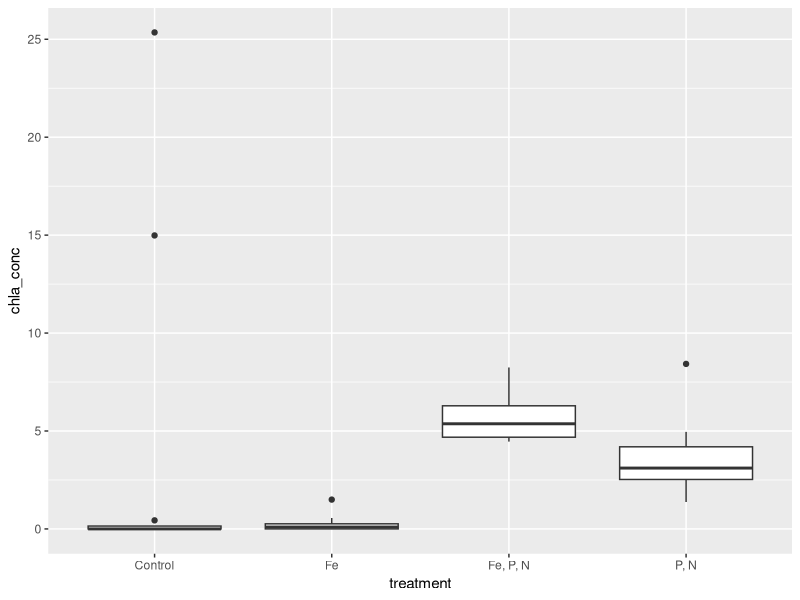
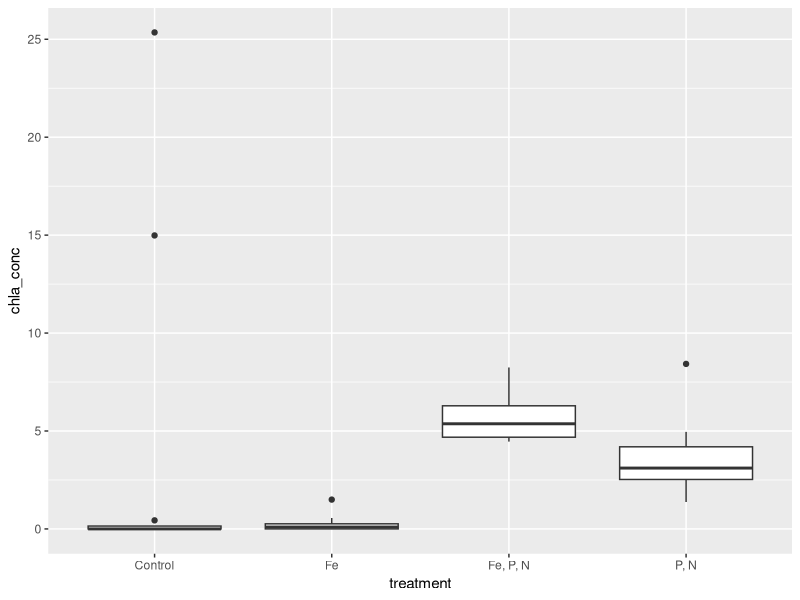
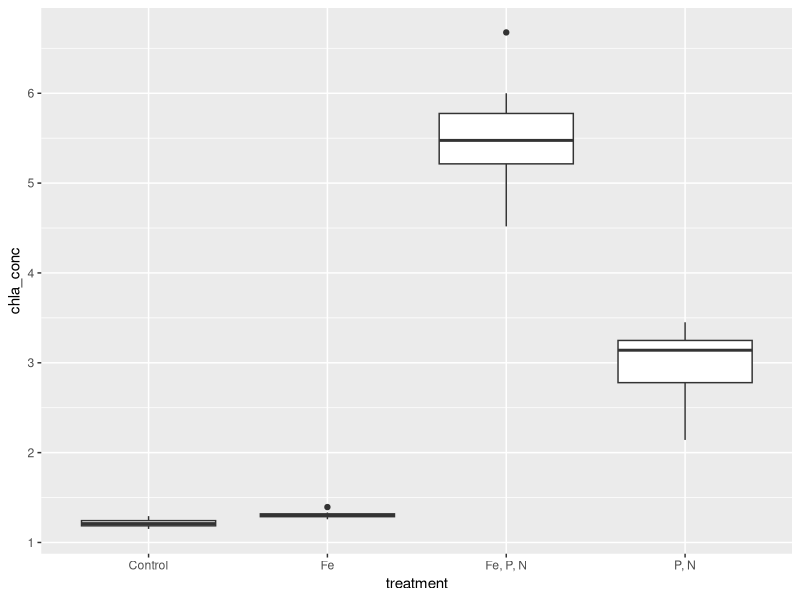
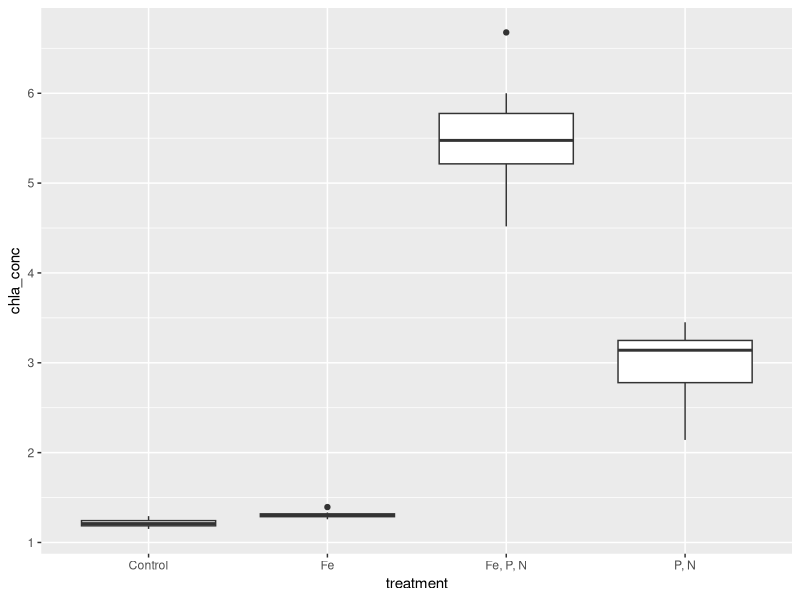

Recreate these plots in R, in order.
## ---- chunk 1

# Global variables ---------------------------
library(tidyverse)
n_group = 4
n_name = c("Control","Fe","Fe, P, N", "P, N")
n_size = c(12,12,12,12)
n_mean = c(1.2,1.3,5.7,3.0)
n_sd = c(0.05,0.05,0.75,0.3)

shape1 = n_mean[1]^2*n_sd[1]
shape2 = n_mean[2]^2*n_sd[2]
shape3 = n_mean[3]^2*n_sd[3]
shape4 = n_mean[4]^2*n_sd[4]

scale1 = n_mean[1]/shape1
scale2 = n_mean[2]/shape2
scale3 = n_mean[3]/shape3
scale4 = n_mean[4]/shape4

n_shape = c(shape1,shape2,shape3,shape4)
n_scale = c(scale1,scale2,scale3,scale4)


# ----------------------------------------
# FUNCTION sim_data
# description: description
# inputs: sample size, means, sdeviations
# outputs: data frame
##########################################
sim_data = function(size=n_size,shape=n_shape,scale=n_scale) {
  ID = 1:sum(n_size)
  
  chla_conc = c(rgamma(n=size[1],shape=shape[1],scale=scale[1]),
                rgamma(n=size[2],shape=shape[2],scale=scale[2]),
                rgamma(n=size[3],shape=shape[3],scale=scale[3]),
                rgamma(n=size[4],shape=shape[4],scale=scale[4]))
  
  treatment = rep(n_name,n_size)
  
  d_frame = data.frame(ID,treatment,chla_conc)
  
  return(d_frame)
}

# ----------------------------------------

my_df = sim_data()
print(my_df)

# ----------------------------------------
# FUNCTION anova_calc
# description: description
# inputs: input_description
# outputs: output_description
##########################################
anova_calc = function(df=my_df) {
  
  anova_model = aov(df$chla_conc~df$treatment,data=df)
  z = summary(anova_model)
  flat_out = unlist(z)
  anova_stats = list(f_ratio = unlist(z)[7],
                     f_pval = unlist(z)[9])
  
  return(anova_stats)
}

# ----------------------------------------

my_anova = anova_calc()
print(my_anova)

# ----------------------------------------
# FUNCTION anova_plot
# description: description
# inputs: input_description
# outputs: output_description
##########################################
anova_plot = function(df=my_df) {
  
  plot = ggplot2::ggplot(df) +
    aes(x=treatment,y=chla_conc) +
    geom_boxplot()
  
  suppressMessages(print(plot))
  
  return(plot)
  
}
# ----------------------------------------

my_plot = anova_plot()
print(my_plot)

## ---- chunk 2
# ----------------------------------------
# FUNCTION sim_data
# description: description
# inputs: sample size, means, sdeviations
# outputs: data frame
##########################################
sim_data = function(size=n_size,mean=n_mean,sd=n_sd) {
  ID = 1:sum(n_size)
  
  chla_conc = c(rnorm(n=size[1],mean=mean[1],sd=sd[1]),
                rnorm(n=size[2],mean=mean[2],sd=sd[2]),
                rnorm(n=size[3],mean=mean[3],sd=sd[3]),
                rnorm(n=size[4],mean=mean[4],sd=sd[4]))
  
  treatment = rep(n_name,n_size)
  
  d_frame = data.frame(ID,treatment,chla_conc)
  
  return(d_frame)
}

# ----------------------------------------

my_df = sim_data()
print(my_df)

# ----------------------------------------
# FUNCTION anova_calc
# description: description
# inputs: input_description
# outputs: output_description
##########################################
anova_calc = function(df=my_df) {
  
  anova_model = aov(df$chla_conc~df$treatment,data=df)
  z = summary(anova_model)
  flat_out = unlist(z)
  anova_stats = list(f_ratio = unlist(z)[7],
                     f_pval = unlist(z)[9])
  
  return(anova_stats)
}

# ----------------------------------------

my_anova = anova_calc()
print(my_anova)

# ----------------------------------------
# FUNCTION anova_plot
# description: description
# inputs: input_description
# outputs: output_description
##########################################
anova_plot = function(df=my_df) {
  
  plot = ggplot2::ggplot(df) +
    aes(x=treatment,y=chla_conc) +
    geom_boxplot()
  
  suppressMessages(print(plot))
  
  return(plot)
  
}
# ----------------------------------------

my_plot = anova_plot()
print(my_plot)

